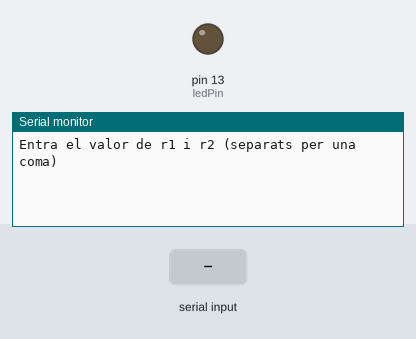
Simulated run of this sketch. Board: Arduino Uno, built with avr-gcc and run on an emulated ATmega328P. On the bench: output pins drawn as LEDs (lit = HIGH), the last lines printed to the serial monitor. The inputs (shaded band) are chosen by the test bench.

Above: at 1.2 s.
1.3 s: "90,45\n" received over Serial
At 2.3 s:
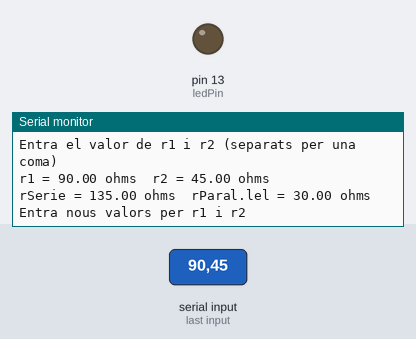
2.8 s: "5\n" received over Serial
At 4.6 s:
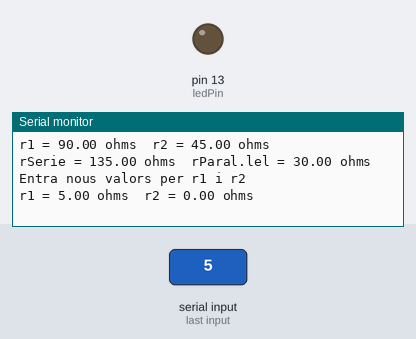

The sketch:

prog1.ino
```cpp
/**********************************************************************************
**                                                                               **
**                         Rs serie i paral·lel                                  **
**                                                                               **
**********************************************************************************/


//********** Includes *************************************************************

//********** Variables ************************************************************
// pins for the LEDs:
const int ledPin = 13;
// variables for the R's
float r1, r2;
// variables for the results
float rSerie, rParalel;

//********** Setup ****************************************************************
void setup() {
  // initialize serial:
  Serial.begin(9600);
  Serial.println("Entra el valor de r1 i r2 (separats per una coma)");
  // make the pins outputs:
  pinMode(ledPin, OUTPUT);
}

//********** Loop *****************************************************************
void loop() {
  // if there's any serial available, read it:
  while (Serial.available() > 0) {

    // look for the next valid integer in the incoming serial stream:
    r1 = Serial.parseInt();
    Serial.print("r1 = ");
    Serial.print(r1);
    Serial.print(" ohms\t");
    // do it again:
    r2 = Serial.parseInt();
    Serial.print("r2 = ");
    Serial.print(r2);
    Serial.println(" ohms");

    // look for the newline. That's the end of your sentence:
    if (Serial.read() == '\n') {
      // calculate serie and paralel
      rSerie = r1 + r2;
      rParalel = (r1 * r2) / (r1 + r2);

      Serial.print("rSerie = ");
      Serial.print(rSerie);
      Serial.print(" ohms\t");
      Serial.print("rParal.lel = ");
      Serial.print(rParalel);
      Serial.println(" ohms");
      Serial.println();
      Serial.println("Entra nous valors per r1 i r2");
    }
  }
}

//********** Funcions *************************************************************
```

Measured:
- after the input at 1.3 s, the serial monitor: prints a new line at once (image 1)
- after the input at 2.8 s, the serial monitor: prints a new line at once (image 2)
